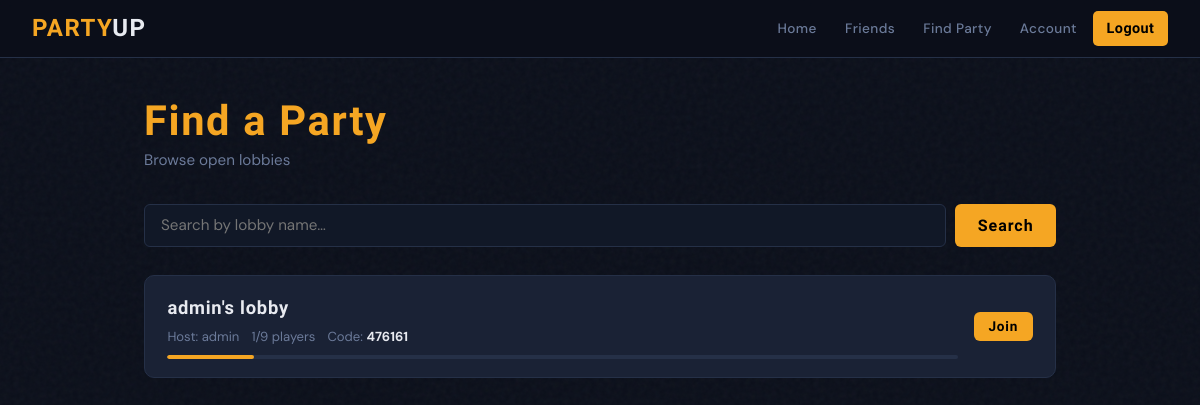
The page /find/ (signed in) on the database as committed earlier.
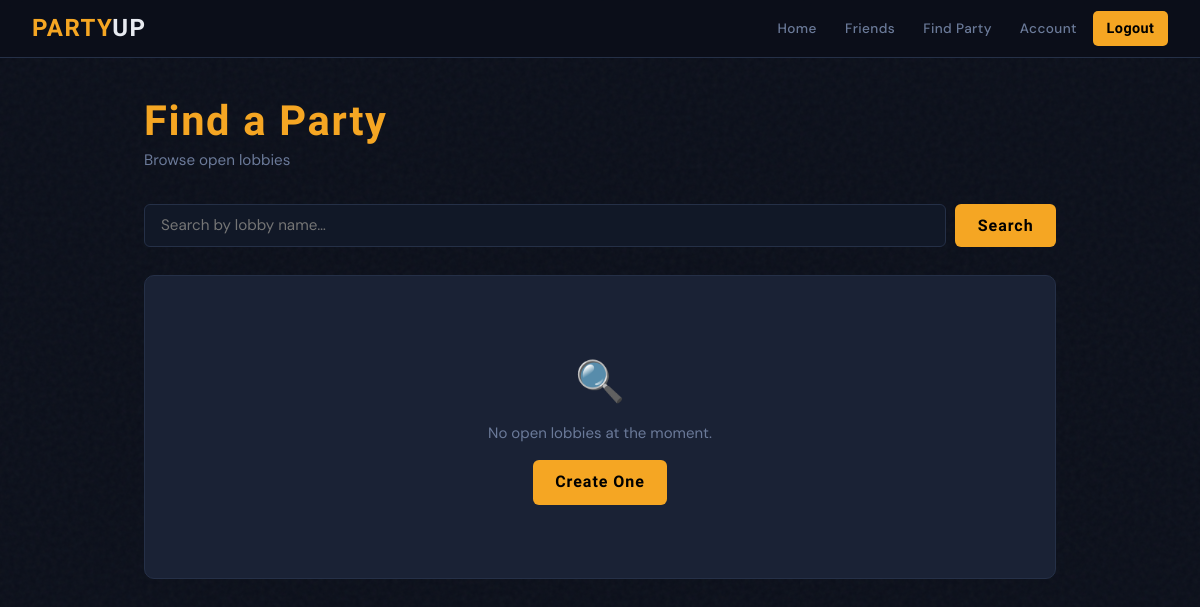
The same page on the database as committed later.
### Bunker_App/models.py (models this page shows, shortened)
class Lobby(models.Model):
    STATUS_CHOICES = [
        ('waiting', 'Waiting'),
        ('in_game', 'In Game'),
        ('finished', 'Finished'),
    ]
    name = models.CharField(max_length=255)
    code = models.PositiveIntegerField(unique=True)
    creator = models.ForeignKey(User, on_delete=models.CASCADE, related_name='created_lobbies')
    participants = models.ManyToManyField(User, related_name='joined_lobbies')
    status = models.CharField(max_length=20, choices=STATUS_CHOICES, default='waiting')

### Bunker_App/views.py (the view)
# urls.py: path('find/', find_party_view, name='find_party'),
@login_required_message
def find_party_view(request):
    query = request.GET.get('search_query')
    if query:
        lobbies = Lobby.objects.filter(name__icontains=query)
    else:
        lobbies = Lobby.objects.exclude(participants=request.user)
    return render(request, 'find_party.html', {'lobbies': lobbies, 'query': query})

### Bunker_App/utils.py (called while the page is built)
def login_required_message(view_func):
    @wraps(view_func)
    def wrapper(request, *args, **kwargs):
        if not request.user.is_authenticated:
            messages.warning(request, "Try to login to access this page")
            return redirect('login')  # redirect to your login page
        return view_func(request, *args, **kwargs)
    return wrapper

### Bunker_App/templates/find_party.html (shortened to what this page needs)
{% extends "base.html" %}
{% block content %}
<div class="page-header anim">
  <div>
    <h1>Find a Party</h1>
    <p class="subtitle">Browse open lobbies</p>
  </div>
</div>
<form method="GET" action="{% url 'find_party' %}" class="search-bar anim anim-d1">
  <input type="text" name="search_query" placeholder="Search by lobby name…"
    value="{{ query|default_if_none:'' }}" />
  <button type="submit" class="btn btn-primary">Search</button>
</form>
{% if lobbies %}
<div class="lobbies-list anim anim-d2">
  {% for lobby in lobbies %}
  <div class="lobby-row">
    <div class="lobby-row-info">
      <div class="lobby-row-name">{{ lobby.name }}</div>
      <div class="lobby-row-meta">
        <span>Host: {{ lobby.creator.username }}</span>
        <span>{{ lobby.participants.count }}/9 players</span>
        <span>Code: <strong style="color:var(--text)">{{ lobby.code }}</strong></span>
      </div>
      <div class="fill-bar">
        <div class="fill-bar-inner" style="width: {% widthratio lobby.participants.count 9 100 %}%;"></div>
      </div>
    </div>
    <div style="flex-shrink:0;">
      {% if lobby.participants.count < 9 %}
      <form method="POST" action="{% url 'join_party' %}">
        <button type="submit" class="btn btn-primary btn-sm">Join</button>
      </form>
      {% else %}
        <span class="badge badge-muted">Full</span>
      {% endif %}
    </div>
  </div>
  {% endfor %}
</div>
{% else %}
<div class="card anim anim-d2">
  <div class="empty">
    <div class="empty-icon">🔍</div>
    {% if query %}
      <p>No lobbies match "{{ query }}"</p>
      <a href="{% url 'find_party' %}" class="btn btn-outline" style="margin-top:.9rem;">Clear Search</a>
    {% else %}
      <p>No open lobbies at the moment.</p>
      <a href="{% url 'create_party' %}" class="btn btn-primary" style="margin-top:.9rem;">Create One</a>
    {% endif %}
  </div>
</div>
{% endif %}
{% endblock %}

Rows that differ between the two databases and show on the page:
removed Lobby: name "admin's lobby", creator.username "admin", participants.count "1", code "476161"
Other text that changed with them:
text now shown: "🔍 No open lobbies at the moment. Create One"
